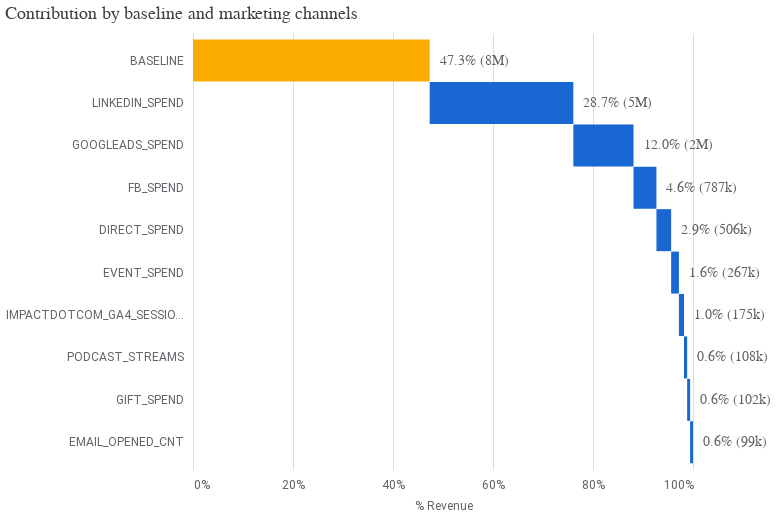

Write notebook code for a chart like this one.
### Code cell
# Generate each individual chart and remove their individual config attributes to avoid conflicts on concatenation
media_summary.plot_contribution_waterfall_chart()

### Figure 1 — Vega-Lite specification as saved in the notebook (floating-point values rounded to 4 significant figures)
{"config": {"view": {"continuousWidth": 300, "continuousHeight": 300, "strokeOpacity": 0}, "axis": {"labelColor": "#5F6368", "labelFont": "Roboto", "labelFontSize": 12, "titleColor": "#5F6368", "titleFont": "Roboto", "titleFontSize": 12, "titleFontWeight": "normal", "titlePadding": 10}}, "layer": [{"mark": {"type": "bar", "size": 42}, "encoding": {"color": {"condition": {"test": "(datum.channel === 'BASELINE')", "value": "#F9AB00"}, "value": "#1967D2"}, "x": {"axis": {"domain": false, "format": "%", "labelPadding": 10, "tickCount": 5, "ticks": false}, "field": "prev_sum", "title": "% Revenue", "type": "quantitative"}, "x2": {"field": "sum_outcome"}, "y": {"axis": {"domain": false, "labelPadding": 10, "ticks": false}, "field": "channel", "scale": {"paddingOuter": 0.2}, "sort": null, "title": null, "type": "nominal"}}, "transform": [{"window": [{"op": "sum", "field": "pct_of_contribution", "as": "sum_outcome"}, {"op": "lead", "field": "channel", "as": "kwargs"}]}, {"calculate": "datum.sum_outcome - datum.pct_of_contribution", "as": "prev_sum"}, {"calculate": "datum.incremental_outcome < 0 ? datum.prev_sum : datum.sum_outcome", "as": "text_x"}]}, {"mark": {"type": "text", "align": "left", "color": "#5F6368", "dx": 10, "fontSize": 14}, "encoding": {"text": {"field": "outcome_text", "type": "nominal"}, "x": {"field": "text_x", "type": "quantitative"}, "y": {"axis": {"domain": false, "labelPadding": 10, "ticks": false}, "field": "channel", "scale": {"paddingOuter": 0.2}, "sort": null, "title": null, "type": "nominal"}}, "transform": [{"window": [{"op": "sum", "field": "pct_of_contribution", "as": "sum_outcome"}, {"op": "lead", "field": "channel", "as": "kwargs"}]}, {"calculate": "datum.sum_outcome - datum.pct_of_contribution", "as": "prev_sum"}, {"calculate": "datum.incremental_outcome < 0 ? datum.prev_sum : datum.sum_outcome", "as": "text_x"}]}], "data": {"name": "data-2165097a6c823d4fed2b72ce5318b532"}, "height": 436.8, "title": {"text": "Contribution by baseline and marketing channels", "anchor": "start", "color": "#3C4043", "font": "Google Sans Display", "fontSize": 18, "fontWeight": "normal", "offset": 10}, "width": 500, "$schema": "https://vega.github.io/schema/vega-lite/v5.20.1.json", "datasets": {"data-2165097a6c823d4fed2b72ce5318b532": [{"channel": "BASELINE", "incremental_outcome": 8136000.0, "pct_of_contribution": 0.4734, "outcome_text": "47.3% (8M)"}, {"channel": "LINKEDIN_SPEND", "incremental_outcome": 4937000.0, "pct_of_contribution": 0.2873, "outcome_text": "28.7% (5M)"}, {"channel": "GOOGLEADS_SPEND", "incremental_outcome": 2068000.0, "pct_of_contribution": 0.1204, "outcome_text": "12.0% (2M)"}, {"channel": "FB_SPEND", "incremental_outcome": 787400.0, "pct_of_contribution": 0.04582, "outcome_text": "4.6% (787k)"}, {"channel": "DIRECT_SPEND", "incremental_outcome": 505600.0, "pct_of_contribution": 0.02942, "outcome_text": "2.9% (506k)"}, {"channel": "EVENT_SPEND", "incremental_outcome": 267500.0, "pct_of_contribution": 0.01556, "outcome_text": "1.6% (267k)"}, {"channel": "IMPACTDOTCOM_GA4_SESSIONS", "incremental_outcome": 174900.0, "pct_of_contribution": 0.01018, "outcome_text": "1.0% (175k)"}, {"channel": "PODCAST_STREAMS", "incremental_outcome": 107600.0, "pct_of_contribution": 0.006259, "outcome_text": "0.6% (108k)"}, {"channel": "GIFT_SPEND", "incremental_outcome": 102100.0, "pct_of_contribution": 0.005943, "outcome_text": "0.6% (102k)"}, {"channel": "EMAIL_OPENED_CNT", "incremental_outcome": 99010.0, "pct_of_contribution": 0.005761, "outcome_text": "0.6% (99k)"}]}}
